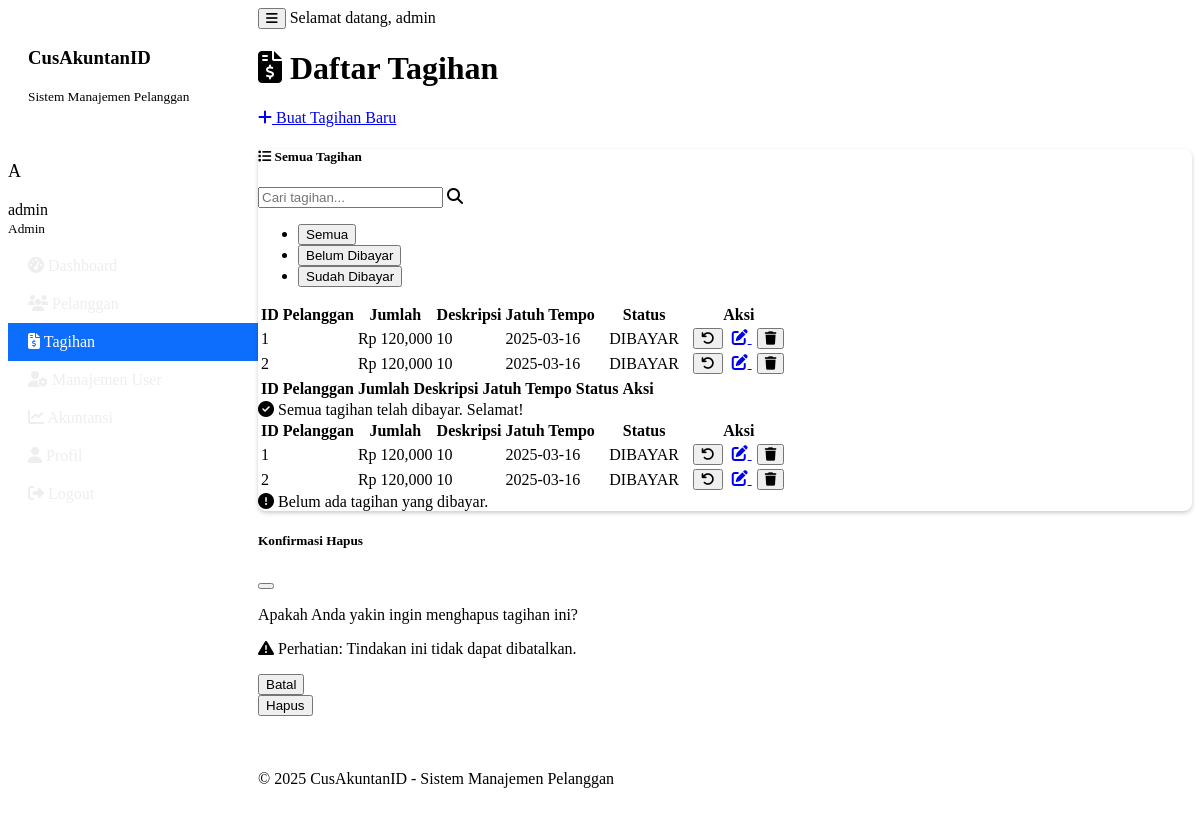
/tagihan (signed in), run on the app's committed database.
### tables this page shows
CREATE TABLE tagihan (
            id INTEGER PRIMARY KEY,
            pelanggan_id INTEGER,
            jumlah REAL NOT NULL,
            deskripsi TEXT,
            tanggal_jatuh_tempo TEXT,
            status_pembayaran TEXT DEFAULT 'BELUM DIBAYAR',
            dibuat_pada TEXT,
            FOREIGN KEY (pelanggan_id) REFERENCES pelanggan (id)
        );

### main.py (the view)
    def decorated_function(*args, **kwargs):
        if 'user' not in session:
            flash('Anda perlu login terlebih dahulu.', 'warning')
            return redirect(url_for('login'))
        return f(*args, **kwargs)

### main.py (called while the page is built)
@app.context_processor
def inject_now():
    return {'now': datetime.datetime.now()}

def login_required(f):
    def decorated_function(*args, **kwargs):
        if 'user' not in session:
            flash('Anda perlu login terlebih dahulu.', 'warning')
            return redirect(url_for('login'))
        return f(*args, **kwargs)
    decorated_function.__name__ = f.__name__
    return decorated_function

@app.route('/tagihan')
@login_required
def tagihan_list():
    user_id = session['user']['id']
    is_admin = session['user']['level'] == 'admin'
    if is_admin:
        tagihan = sistem_manajemen.dapatkan_semua_tagihan()
    else:
        tagihan = sistem_manajemen.dapatkan_semua_tagihan(user_id)
    return render_template('tagihan_list.html', tagihan=tagihan)

    def get_connection(self):
        return sqlite3.connect(self.db_path)

    def dapatkan_semua_tagihan(self, user_id=None):
        conn = self.get_connection()
        cursor = conn.cursor()
        if user_id is not None:
            cursor.execute("""
                SELECT t.*, p.nama as pelanggan_nama
                FROM tagihan t
                JOIN pelanggan p ON t.pelanggan_id = p.id
                WHERE p.user_id = ?
                ORDER BY t.tanggal_jatuh_tempo
            """, (user_id,))
        else:
            cursor.execute("""
                SELECT t.*, p.nama as pelanggan_nama
                FROM tagihan t
                JOIN pelanggan p ON t.pelanggan_id = p.id
                ORDER BY t.tanggal_jatuh_tempo
            """)
        hasil = cursor.fetchall()
        conn.close()
        return hasil

### templates/tagihan_list.html (shortened to what this page needs)
{% extends "base.html" %}
{% block content %}
<div class="container">
    <div class="d-flex justify-content-between align-items-center mb-4">
        <h1><i class="fas fa-file-invoice-dollar me-2"></i> Daftar Tagihan</h1>
        <a href="{{ url_for('tambah_tagihan') }}" class="btn btn-primary">
            <i class="fas fa-plus me-2"></i> Buat Tagihan Baru
        </a>
    </div>
    <div class="card">
        <div class="card-header bg-dark text-white">
            <div class="d-flex justify-content-between align-items-center">
                <h5 class="mb-0">
                    <i class="fas fa-list me-2"></i> Semua Tagihan
                </h5>
                <div class="input-group" style="max-width: 300px;">
                    <input type="text" id="searchInput" class="form-control" placeholder="Cari tagihan..." data-search-table="tagihanTable">
                    <span class="input-group-text"><i class="fas fa-search"></i></span>
                </div>
            </div>
        </div>
        <div class="card-body">
            <ul class="nav nav-tabs mb-3" id="tagihanTabs" role="tablist">
                <li class="nav-item" role="presentation">
                    <button class="nav-link active" id="semua-tab" data-bs-toggle="tab" data-bs-target="#semua" type="button" role="tab" aria-controls="semua" aria-selected="true">
                        Semua
                    </button>
                </li>
                <li class="nav-item" role="presentation">
                    <button class="nav-link" id="belum-dibayar-tab" data-bs-toggle="tab" data-bs-target="#belum-dibayar" type="button" role="tab" aria-controls="belum-dibayar" aria-selected="false">
                        Belum Dibayar
                    </button>
                </li>
                <li class="nav-item" role="presentation">
                    <button class="nav-link" id="dibayar-tab" data-bs-toggle="tab" data-bs-target="#dibayar" type="button" role="tab" aria-controls="dibayar" aria-selected="false">
                        Sudah Dibayar
                    </button>
                </li>
            </ul>
            <div class="tab-content" id="tagihanTabsContent">
                <div class="tab-pane fade show active" id="semua" role="tabpanel" aria-labelledby="semua-tab">
                    {% if tagihan %}
                        <div class="table-responsive">
                            <table class="table table-striped table-hover" id="tagihanTable">
                                <thead>
                                    <tr>
                                        <th>ID</th>
                                        <th>Pelanggan</th>
                                        <th>Jumlah</th>
                                        <th>Deskripsi</th>
                                        <th>Jatuh Tempo</th>
                                        <th>Status</th>
                                        <th>Aksi</th>
                                    </tr>
                                </thead>
                                <tbody>
                                    {% for t in tagihan %}
                                    <tr>
                                        <td>{{ t[0] }}</td>
                                        <td>{{ t[8] }}</td>
                                        <td>Rp {{ "{:,.0f}".format(t[2]) }}</td>
                                        <td>{{ t[3] or '-' }}</td>
                                        <td>
                                            {{ t[4] }}
                                            {% set today = now.strftime('%Y-%m-%d') %}
                                        </td>
                                        <td>
                                            <span class="badge bg-{{ 'success' if t[5] == 'DIBAYAR' else 'danger' }}">
                                                {{ t[5] }}
                                            </span>
                                        </td>
                                        <td>
                                            <div class="btn-group">
                                                <button type="button" class="btn btn-sm btn-{{ 'success' if t[5] == 'BELUM DIBAYAR' else 'warning' }} status-btn"
                                                        data-id="{{ t[0] }}"
                                                        data-status="{{ t[5] }}"
                                                        title="{{ 'Tandai Dibayar' if t[5] == 'BELUM DIBAYAR' else 'Tandai Belum Dibayar' }}">
                                                    <i class="fas {{ 'fa-check' if t[5] == 'BELUM DIBAYAR' else 'fa-undo' }}"></i>
                                                </button>
                                                <a href="{{ url_for('edit_tagihan', tagihan_id=t[0]) }}" class="btn btn-sm btn-primary" title="Edit">
                                                    <i class="fas fa-edit"></i>
                                                </a>
                                                <button type="button" class="btn btn-sm btn-danger delete-tagihan-btn"
                                                        data-bs-toggle="modal"
                                                        data-bs-target="#deleteTagihanModal"
                                                        data-id="{{ t[0] }}"
                                                        title="Hapus">
                                                    <i class="fas fa-trash"></i>
                                                </button>
                                            </div>
                                        </td>
                                    </tr>
                                    {% endfor %}
                                </tbody>
                            </table>
                        </div>
                    {% else %}
                        <div class="alert alert-info">
                            <i class="fas fa-info-circle me-2"></i> Belum ada data tagihan. Silakan buat tagihan baru.
                        </div>
                    {% endif %}
                </div>
                <div class="tab-pane fade" id="belum-dibayar" role="tabpanel" aria-labelledby="belum-dibayar-tab">
                    {% set has_unpaid = false %}
                    {% if tagihan %}
                        <div class="table-responsive">
                            <table class="table table-striped table-hover">
                                <thead>
                                    <tr>
                                        <th>ID</th>
                                        <th>Pelanggan</th>
                                        <th>Jumlah</th>
                                        <th>Deskripsi</th>
                                        <th>Jatuh Tempo</th>
                                        <th>Status</th>
                                        <th>Aksi</th>
                                    </tr>
                                </thead>
                            </table>
                        </div>
                        {% if not has_unpaid %}
                            <div class="alert alert-success">
                                <i class="fas fa-check-circle me-2"></i> Semua tagihan telah dibayar. Selamat!
                            </div>
                        {% endif %}
                    {% else %}
                        <div class="alert alert-info">
                            <i class="fas fa-info-circle me-2"></i> Belum ada data tagihan. Silakan buat tagihan baru.
                        </div>
                    {% endif %}
                </div>
                <div class="tab-pane fade" id="dibayar" role="tabpanel" aria-labelledby="dibayar-tab">
                    {% set has_paid = false %}
                    {% if tagihan %}
                        <div class="table-responsive">
                            <table class="table table-striped table-hover">
                                <thead>
                                    <tr>
                                        <th>ID</th>
                                        <th>Pelanggan</th>
                                        <th>Jumlah</th>
                                        <th>Deskripsi</th>
                                        <th>Jatuh Tempo</th>
                                        <th>Status</th>
                                        <th>Aksi</th>
                                    </tr>
                                </thead>
                                <tbody>
                                    {% for t in tagihan %}
                                        {% if t[5] == 'DIBAYAR' %}
                                            {% set has_paid = true %}
                                            <tr>
                                                <td>{{ t[0] }}</td>
                                                <td>{{ t[8] }}</td>
                                                <td>Rp {{ "{:,.0f}".format(t[2]) }}</td>
                                                <td>{{ t[3] or '-' }}</td>
                                                <td>{{ t[4] }}</td>
                                                <td>
                                                    <span class="badge bg-success">
                                                        {{ t[5] }}
                                                    </span>
                                                </td>
                                                <td>
                                                    <div class="btn-group">
                                                        <button type="button" class="btn btn-sm btn-warning status-btn"
                                                                data-id="{{ t[0] }}"
                                                                data-status="{{ t[5] }}"
                                                                title="Tandai Belum Dibayar">
                                                            <i class="fas fa-undo"></i>
                                                        </button>
                                                        <a href="{{ url_for('edit_tagihan', tagihan_id=t[0]) }}" class="btn btn-sm btn-primary" title="Edit">
                                                            <i class="fas fa-edit"></i>
                                                        </a>
                                                        <button type="button" class="btn btn-sm btn-danger delete-tagihan-btn"
                                                                data-bs-toggle="modal"
                                                                data-bs-target="#deleteTagihanModal"
                                                                data-id="{{ t[0] }}"
                                                                title="Hapus">
                                                            <i class="fas fa-trash"></i>
                                                        </button>
                                                    </div>
                                                </td>
                                            </tr>
                                        {% endif %}
                                    {% endfor %}
                                </tbody>
                            </table>
                        </div>
                        {% if not has_paid %}
                            <div class="alert alert-warning">
                                <i class="fas fa-exclamation-circle me-2"></i> Belum ada tagihan yang dibayar.
                            </div>
                        {% endif %}
                    {% else %}
                        <div class="alert alert-info">
                            <i class="fas fa-info-circle me-2"></i> Belum ada data tagihan. Silakan buat tagihan baru.
                        </div>
                    {% endif %}
                </div>
            </div>
        </div>
    </div>
</div>
<div class="modal fade" id="deleteTagihanModal" tabindex="-1" aria-labelledby="deleteTagihanModalLabel" aria-hidden="true">
    <div class="modal-dialog">
        <div class="modal-content">
            <div class="modal-header bg-danger text-white">
                <h5 class="modal-title" id="deleteTagihanModalLabel">Konfirmasi Hapus</h5>
                <button type="button" class="btn-close" data-bs-dismiss="modal" aria-label="Close"></button>
            </div>
            <div class="modal-body">
                <p>Apakah Anda yakin ingin menghapus tagihan ini?</p>
                <p class="text-danger">
                    <i class="fas fa-exclamation-triangle me-2"></i>
                    Perhatian: Tindakan ini tidak dapat dibatalkan.
                </p>
            </div>
            <div class="modal-footer">
                <button type="button" class="btn btn-secondary" data-bs-dismiss="modal">Batal</button>
                <form id="deleteTagihanForm" method="POST">
                    <button type="submit" class="btn btn-danger">Hapus</button>
                </form>
            </div>
        </div>
    </div>
</div>
{% endblock %}

### static/css/style.css (style rules this page uses)
.card { margin-bottom: 20px; border-radius: 0.5rem; box-shadow: 0 0.125rem 0.25rem rgba(0, 0, 0, 0.2); }
.card-header { border-top-left-radius: 0.5rem !important; border-top-right-radius: 0.5rem !important; }
.btn + .btn { margin-left: 5px; }
.table th, .table td { vertical-align: middle; }
.badge.bg-success, .badge.bg-danger, .badge.bg-info, .badge.bg-warning { font-weight: 500; padding: 0.35em 0.65em; }

### data on the page
tagihan: id "1", jumlah "120,000", deskripsi "10", tanggal_jatuh_tempo "2025-03-16", status_pembayaran "DIBAYAR"
tagihan: id "2", jumlah "120,000", deskripsi "10", tanggal_jatuh_tempo "2025-03-16", status_pembayaran "DIBAYAR"

### other printed values
{{ session.user.username[0].upper() }} "A"
{{ session.user.nama_lengkap or session.user.username }} "admin"
{{ 'Admin' if session.user.level == 'admin' else 'User' }} "Admin"
